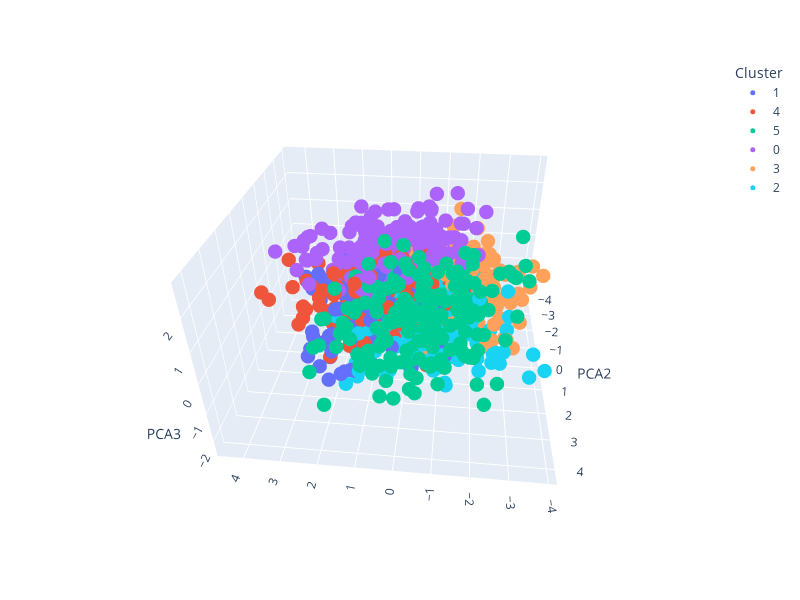

Write notebook code for a chart like this one.
### Code cell
fig2 = px.scatter_3d(x=df2_seg['PCA1'],y=df2_seg['PCA2'],z=df2_seg['PCA3'],
                    color=df2_seg['cluster'].astype(str),
                    labels={
                        'x':'PCA1',
                        'y':'PCA2',
                        'z':'PCA3'
                    },
                    template='plotly')
fig2.update_layout(width=800,
                  height=600,
                  legend_title_text='Cluster')


fig2.update_traces(marker=dict(size=5))
fig2.show()

### Figure 1 — Plotly figure (JSON) as saved in the notebook; plotly's stock layout.template omitted (floating-point values rounded to 4 significant figures; data arrays with more than 128 entries replaced by an {"elided": "..."} marker saying what was removed)
{"data": [{"hovertemplate": "color=1<br>PCA1=%{x}<br>PCA2=%{y}<br>PCA3=%{z}<extra></extra>", "legendgroup": "1", "marker": {"color": "#636efa", "size": 5, "symbol": "circle"}, "mode": "markers", "name": "1", "scene": "scene", "showlegend": true, "type": "scatter3d", "x": {"elided": "164 float values"}, "y": {"elided": "164 float values"}, "z": {"elided": "164 float values"}}, {"hovertemplate": "color=4<br>PCA1=%{x}<br>PCA2=%{y}<br>PCA3=%{z}<extra></extra>", "legendgroup": "4", "marker": {"color": "#EF553B", "size": 5, "symbol": "circle"}, "mode": "markers", "name": "4", "scene": "scene", "showlegend": true, "type": "scatter3d", "x": {"elided": "161 float values"}, "y": {"elided": "161 float values"}, "z": {"elided": "161 float values"}}, {"hovertemplate": "color=5<br>PCA1=%{x}<br>PCA2=%{y}<br>PCA3=%{z}<extra></extra>", "legendgroup": "5", "marker": {"color": "#00cc96", "size": 5, "symbol": "circle"}, "mode": "markers", "name": "5", "scene": "scene", "showlegend": true, "type": "scatter3d", "x": {"elided": "183 float values"}, "y": {"elided": "183 float values"}, "z": {"elided": "183 float values"}}, {"hovertemplate": "color=0<br>PCA1=%{x}<br>PCA2=%{y}<br>PCA3=%{z}<extra></extra>", "legendgroup": "0", "marker": {"color": "#ab63fa", "size": 5, "symbol": "circle"}, "mode": "markers", "name": "0", "scene": "scene", "showlegend": true, "type": "scatter3d", "x": {"elided": "191 float values"}, "y": {"elided": "191 float values"}, "z": {"elided": "191 float values"}}, {"hovertemplate": "color=3<br>PCA1=%{x}<br>PCA2=%{y}<br>PCA3=%{z}<extra></extra>", "legendgroup": "3", "marker": {"color": "#FFA15A", "size": 5, "symbol": "circle"}, "mode": "markers", "name": "3", "scene": "scene", "showlegend": true, "type": "scatter3d", "x": {"elided": "167 float values"}, "y": {"elided": "167 float values"}, "z": {"elided": "167 float values"}}, {"hovertemplate": "color=2<br>PCA1=%{x}<br>PCA2=%{y}<br>PCA3=%{z}<extra></extra>", "legendgroup": "2", "marker": {"color": "#19d3f3", "size": 5, "symbol": "circle"}, "mode": "markers", "name": "2", "scene": "scene", "showlegend": true, "type": "scatter3d", "x": {"elided": "134 float values"}, "y": {"elided": "134 float values"}, "z": {"elided": "134 float values"}}], "layout": {"height": 600, "legend": {"title": {"text": "Cluster"}, "tracegroupgap": 0}, "margin": {"t": 60}, "scene": {"aspectmode": "auto", "aspectratio": {"x": 1.181, "y": 1.162, "z": 0.7283}, "camera": {"center": {"x": 0, "y": 0, "z": 0}, "eye": {"x": -0.1891, "y": 1.832, "z": 1.207}, "projection": {"type": "perspective"}, "up": {"x": 0, "y": 0, "z": 1}}, "domain": {"x": [0, 1], "y": [0, 1]}, "xaxis": {"title": {"text": "PCA1"}, "type": "linear"}, "yaxis": {"title": {"text": "PCA2"}, "type": "linear"}, "zaxis": {"title": {"text": "PCA3"}, "type": "linear"}}, "width": 800}}
